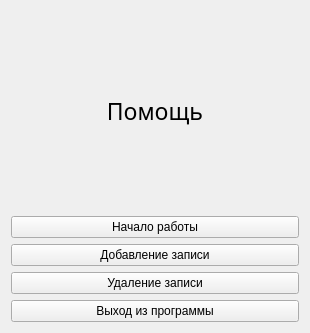
<?xml version="1.0" encoding="UTF-8"?>
<ui version="4.0">
 <class>help</class>
 <widget class="QWidget" name="help">
  <property name="geometry">
   <rect>
    <x>0</x>
    <y>0</y>
    <width>310</width>
    <height>333</height>
   </rect>
  </property>
  <property name="windowTitle">
   <string>Помощь</string>
  </property>
  <property name="styleSheet">
   <string notr="true"/>
  </property>
  <layout class="QGridLayout" name="gridLayout">
   <item row="0" column="0">
    <widget class="QLabel" name="label">
     <property name="font">
      <font>
       <family>Sitka Subheading</family>
       <pointsize>17</pointsize>
      </font>
     </property>
     <property name="styleSheet">
      <string notr="true"/>
     </property>
     <property name="text">
      <string>Помощь</string>
     </property>
     <property name="alignment">
      <set>Qt::AlignCenter</set>
     </property>
    </widget>
   </item>
   <item row="1" column="0">
    <layout class="QVBoxLayout" name="verticalLayout">
     <item>
      <widget class="QPushButton" name="help_update">
       <property name="styleSheet">
        <string notr="true"/>
       </property>
       <property name="text">
        <string>Начало работы</string>
       </property>
      </widget>
     </item>
     <item>
      <widget class="QPushButton" name="help_add">
       <property name="styleSheet">
        <string notr="true"/>
       </property>
       <property name="text">
        <string>Добавление записи</string>
       </property>
      </widget>
     </item>
     <item>
      <widget class="QPushButton" name="delete_help">
       <property name="styleSheet">
        <string notr="true"/>
       </property>
       <property name="text">
        <string>Удаление записи</string>
       </property>
      </widget>
     </item>
     <item>
      <widget class="QPushButton" name="exit_help">
       <property name="styleSheet">
        <string notr="true"/>
       </property>
       <property name="text">
        <string>Выход из программы</string>
       </property>
      </widget>
     </item>
    </layout>
   </item>
  </layout>
 </widget>
 <resources/>
 <connections/>
</ui>
